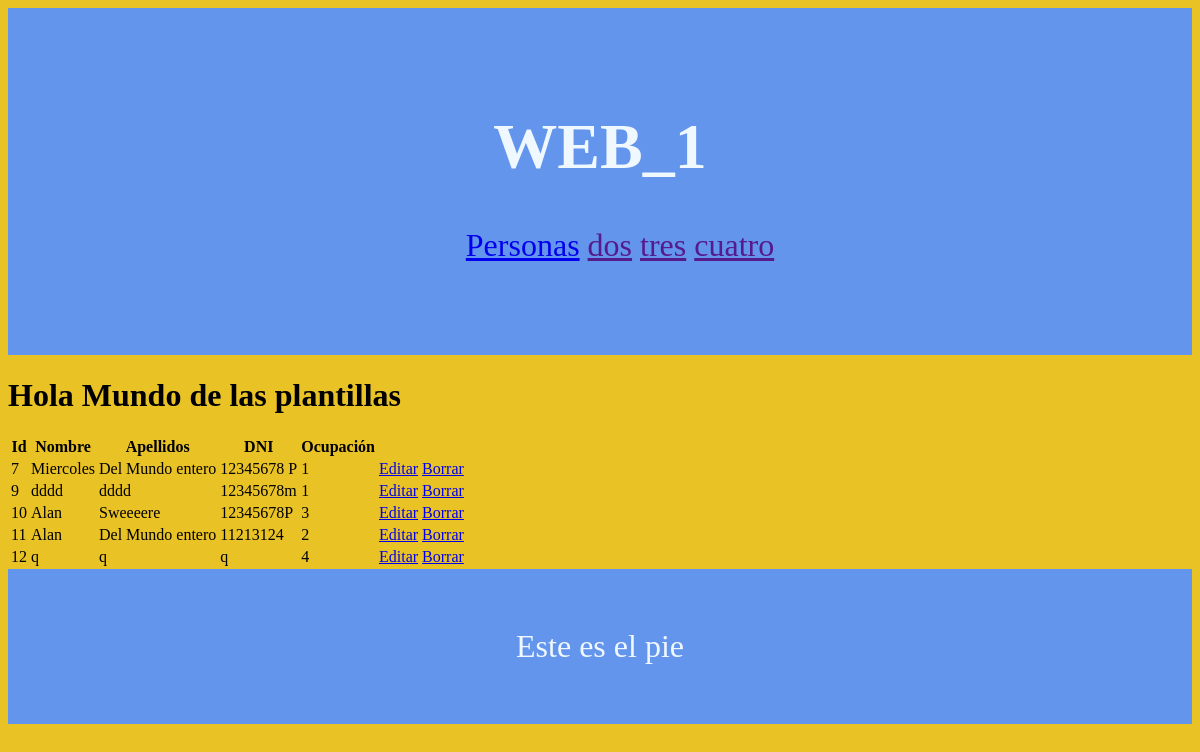
The page / on the database its author committed.
### tables this page shows
CREATE TABLE persona (
	id INTEGER PRIMARY KEY AUTOINCREMENT,
	nombre TEXT,
	apelllidos TEXT,
	dni TEXT,
	id_ocupacion INTEGER,
	CONSTRAINT persona_FK FOREIGN KEY (id_ocupacion) REFERENCES T_ocupacion(id)
);

### app.py (the view)
@route('/')
@jinja2_view('home.html')
def hola():
    cnx = sqlite3.connect(BASE_DATOS)
    consulta = "select id,nombre, apelllidos,dni, id_ocupacion from persona"
    cursor = cnx.execute(consulta)
    filas = cursor.fetchall()
    cnx.close()
    return {"datos": filas}

### templates/base.html (shortened to what this page needs)
<!DOCTYPE html>
<html lang="en">
<head>
    <link rel="stylesheet" href="/static/estilos.css">
</head>
<body>
    {%include 'inc_header.html'%}
    {%block content%}{%endblock%}
    {%include 'inc_footer.html'%}
</body>
</html>

### templates/home.html (shortened to what this page needs)
{%extends 'base.html'%}
{%block content%}
<h1>Hola Mundo de las plantillas</h1>
<table>
    <tr>
        <th>Id</th>
        <th>Nombre</th>
        <th>Apellidos</th>
        <th>DNI</th>
        <th>Ocupación</th>
    </tr>
    {% for fila in datos%}
    <tr>
        <td>{{fila[0]}}</td>
        <td>{{fila[1]}}</td>
        <td>{{fila[2]}}</td>
        <td>{{fila[3]}}</td>
        <td>{{fila[4]}}</td>
        <td><a href="/editar/{{fila[0]}}">Editar</a></td>
        <td><a href="/borrar/{{fila[0]}}">Borrar</a></td>
    </tr>
    {%endfor%}
</table>
{%endblock%}

### templates/inc_header.html
<header><h1>WEB_1</h1>
    <nav>
        <ul>
            <li><a href="/editar">Personas</a></li>
            <li><a href="">dos</a></li>
            <li><a href="">tres</a></li>
            <li><a href="">cuatro</a></li>
        </ul>
    </nav>
    </header>

### templates/inc_footer.html
<footer>Este es el pie</footer>

### rows shown on the page
persona: id "7", nombre "Miercoles", apelllidos "Del Mundo entero", dni "12345678 P", id_ocupacion "1"
persona: id "9", nombre "dddd", apelllidos "dddd", dni "12345678m", id_ocupacion "1"
persona: id "10", nombre "Alan", apelllidos "Sweeeere", dni "12345678P", id_ocupacion "3"
persona: id "11", nombre "Alan", apelllidos "Del Mundo entero", dni "11213124", id_ocupacion "2"
persona: id "12", nombre "q", apelllidos "q", dni "q", id_ocupacion "4"
